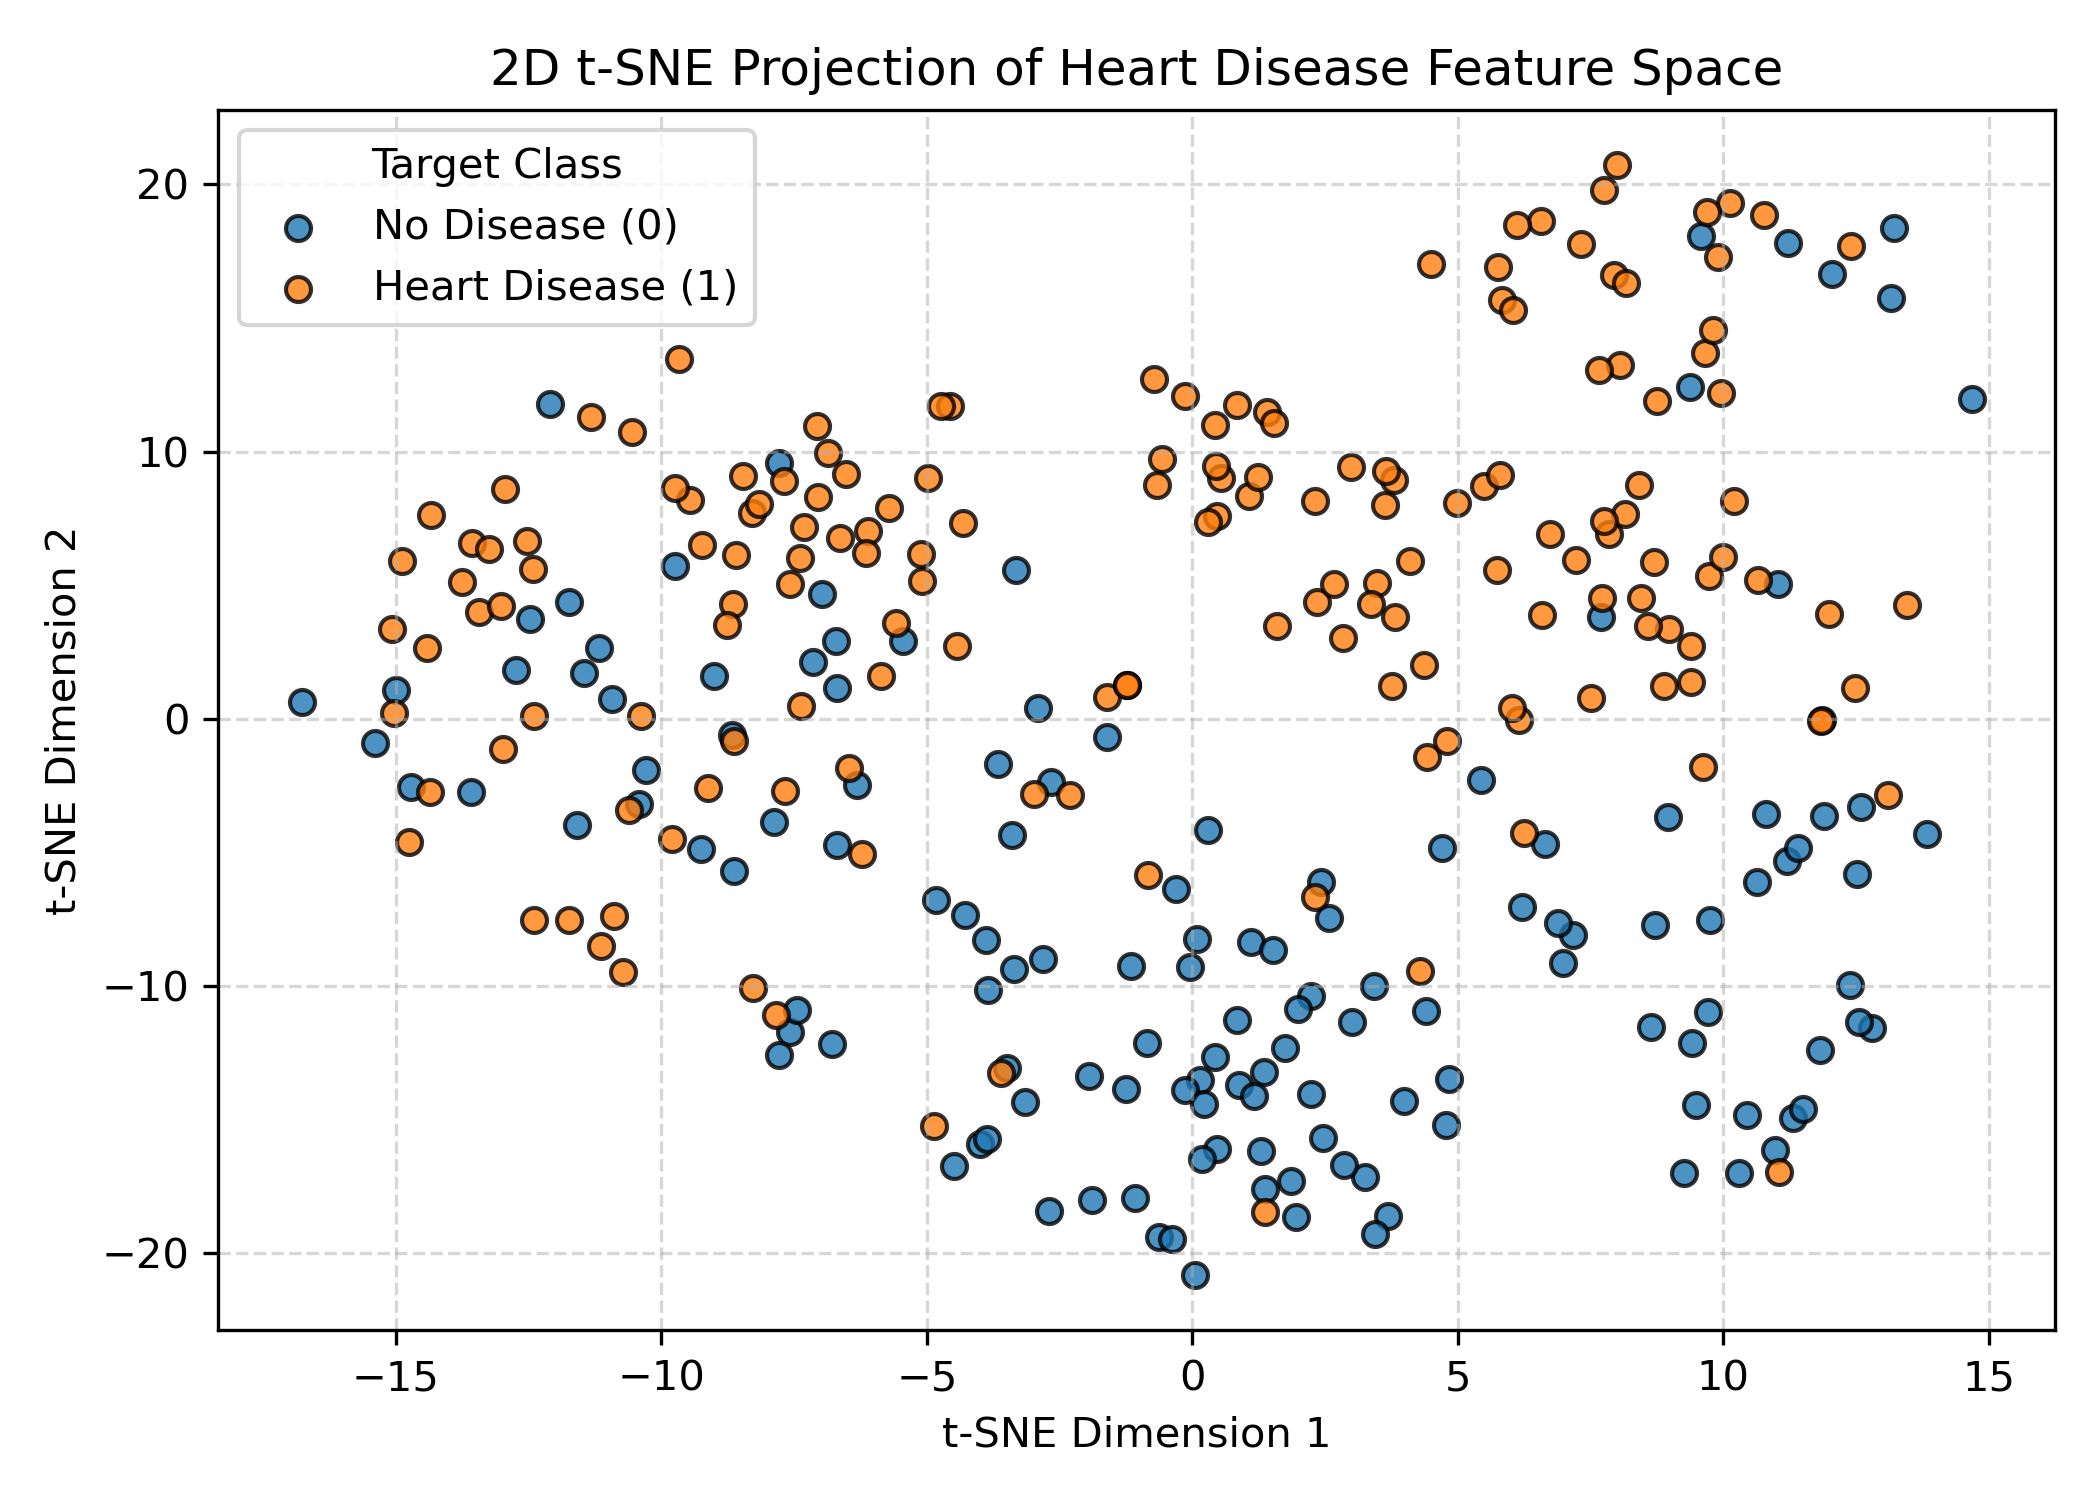

Generate this figure with Python:
import pandas as pd
import matplotlib.pyplot as plt
from sklearn.manifold import TSNE
from sklearn.preprocessing import StandardScaler

# 1. Load data and clean column names
df = pd.read_csv('heart.csv')
df.columns = [c.replace('ï»¿', '') for c in df.columns]

X = df.drop(columns=['target'])
y = df['target']

# 2. Standardize features before applying t-SNE
scaler = StandardScaler()
X_scaled = scaler.fit_transform(X)

# 3. Apply t-SNE (reducing 13 features to 2 dimensions)
tsne = TSNE(n_components=2, perplexity=30, random_state=42)
X_tsne = tsne.fit_transform(X_scaled)

# 4. Generate Scatter Plot
plt.figure(figsize=(8, 6))

# Plot Class 0: No Disease
plt.scatter(
    X_tsne[y == 0, 0], X_tsne[y == 0, 1], 
    label='No Disease (0)', 
    alpha=0.85, 
    c='#1f77b4', 
    edgecolors='k', 
    linewidths=0.7, 
    s=50
)

# Plot Class 1: Heart Disease
plt.scatter(
    X_tsne[y == 1, 0], X_tsne[y == 1, 1], 
    label='Heart Disease (1)', 
    alpha=0.85, 
    c='#ff7f0e', 
    edgecolors='k', 
    linewidths=0.7, 
    s=50
)

# Customize title and axis labels
plt.title('2D t-SNE Projection of Heart Disease Feature Space', fontsize=12, fontweight='bold', pad=12)
plt.xlabel('t-SNE Dimension 1', fontsize=10)
plt.ylabel('t-SNE Dimension 2', fontsize=10)

# Add Legend and Grid
plt.legend(title='Target Class', frameon=True, facecolor='white', framealpha=0.9)
plt.grid(True, linestyle='--', alpha=0.5)

plt.tight_layout()

# Save image file for assignment submission
plt.savefig('tsne_plot.png', dpi=300)
plt.show()
